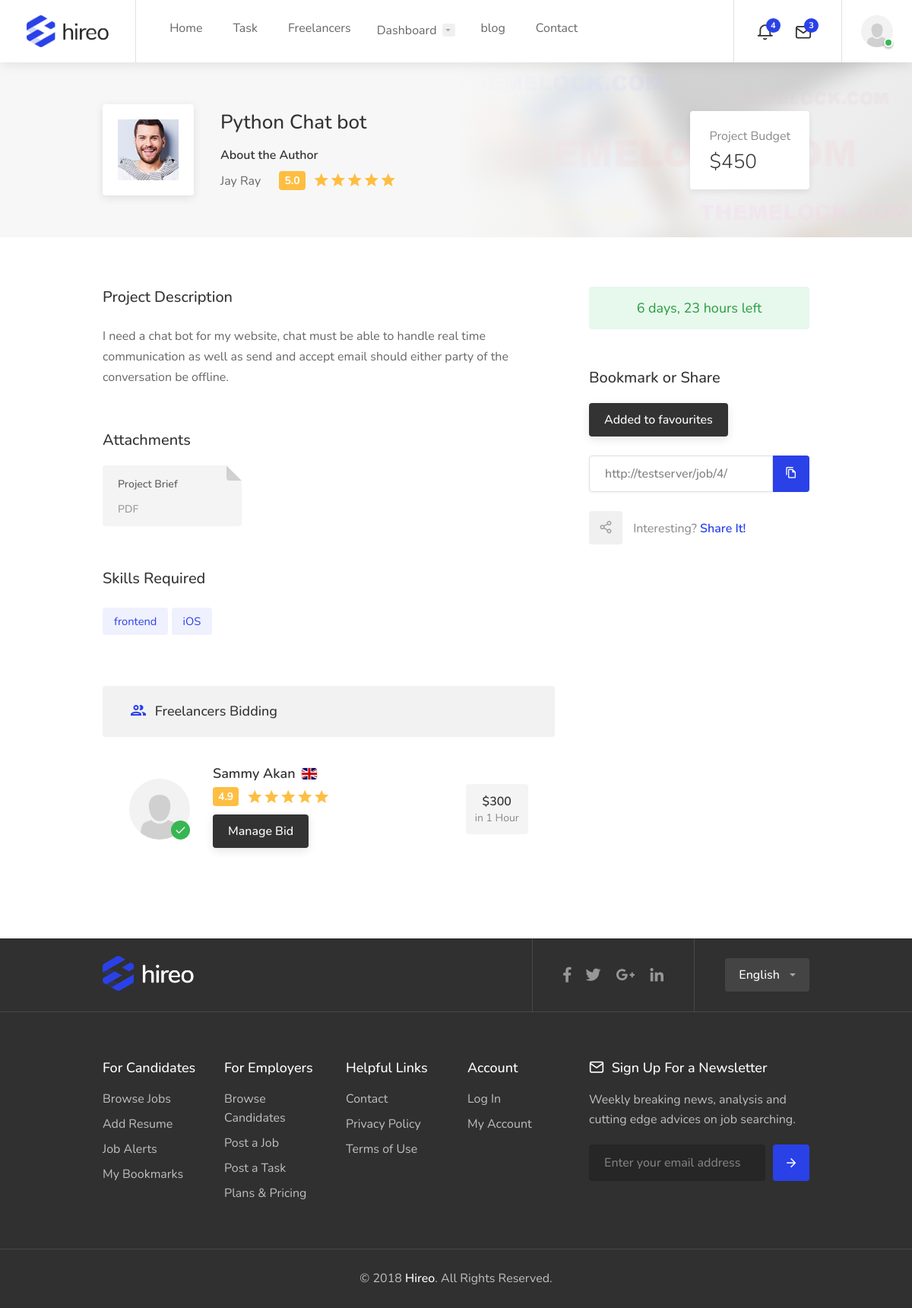
Page /job/4/ (signed in) on the earlier database version.
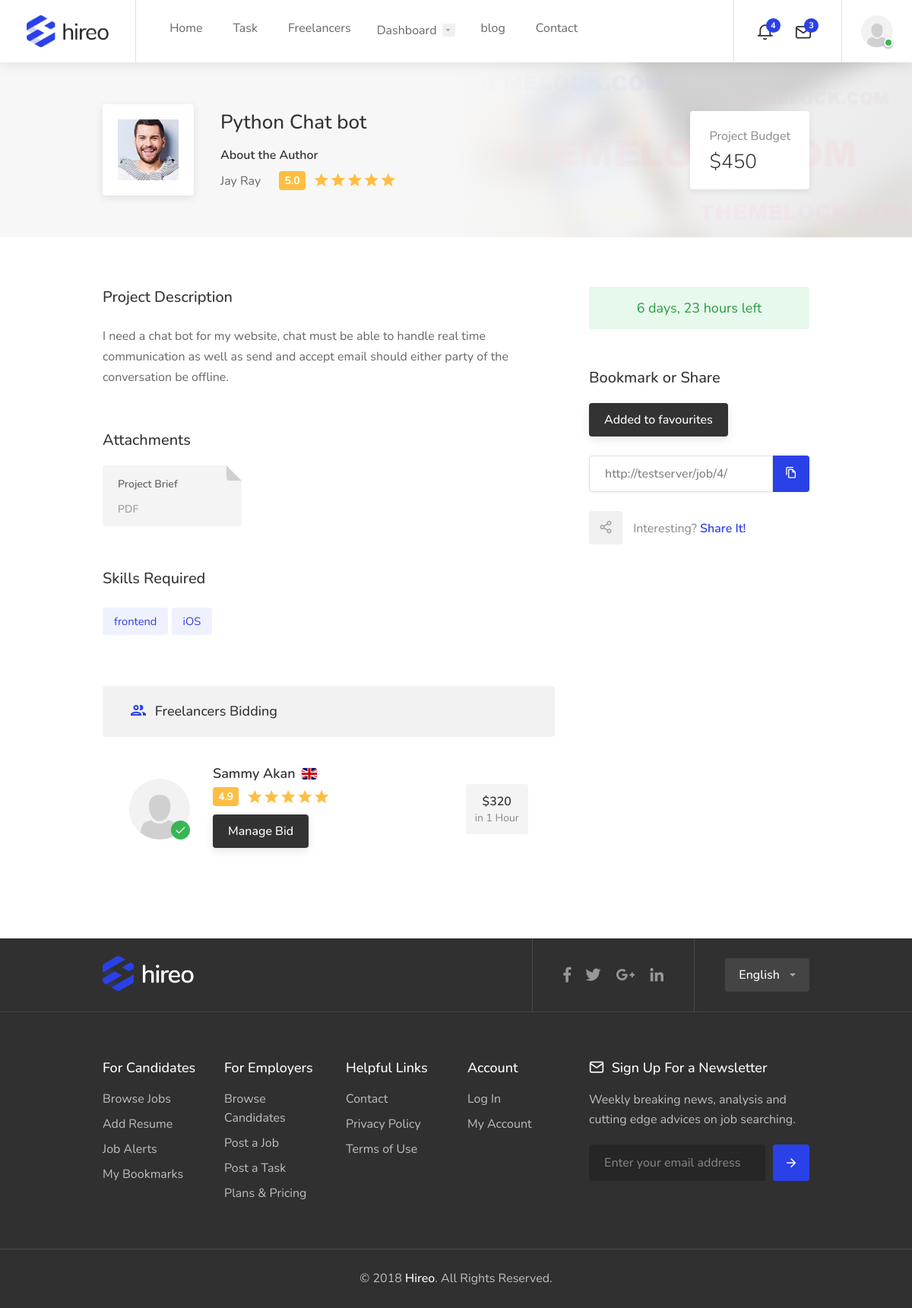
Same page on the later database version.
### user/models.py (models this page shows, shortened)
class Profile(models.Model):
    user = models.OneToOneField(User, on_delete=models.CASCADE)
    image = models.ImageField(default = 'default.png', upload_to='profile_pics')
    tagline = models.CharField(max_length=200,  default='Enter your tagline here')
    bio = models.CharField(max_length=1000, default='Enter your bio here')
    favourite = models.ManyToManyField(User, related_name='favorited_by', blank=True)

### job/models.py (models this page shows, shortened)
class Job(models.Model):
    author = models.ForeignKey(User, on_delete=models.CASCADE)
    title = models.CharField(max_length=200)
    job_type = models.ForeignKey(Type, on_delete=models.DO_NOTHING)
    job_category = models.ForeignKey(Category, on_delete=models.DO_NOTHING)
    cost = models.IntegerField(default=100)
    skill = models.ManyToManyField(Skill, blank=True)
    date_created = models.DateTimeField(default=timezone.now)
    description = models.CharField(max_length=10000)
    favourite = models.ManyToManyField(User, related_name='fav_task', blank=True)

class Skill(models.Model):
    title = models.CharField(max_length=100)
    def __str__(self):
        return self.title

class Bid(models.Model):
    job = models.ForeignKey(Job, on_delete=models.CASCADE)
    user = models.ForeignKey(User, on_delete=models.CASCADE)
    Amount = models.CharField(max_length=100)
    time = models.IntegerField(default=1)
    denom = models.ForeignKey(denom, on_delete=models.DO_NOTHING)
    status = models.BooleanField(default=False)

class denom(models.Model):
    title = models.CharField(max_length=100)
    def __str__(self):
        return self.title

### job/views.py (the view, shortened to what this page needs)
# urls.py: path('job/<int:pk>/', JobDetail, name='job-detail'),
@login_required
def JobDetail(request, pk):
    task = Job.objects.get(pk=pk)
    bid = Bid.objects.filter(job=task)
    b_form = BidForm()
    context = {
        'task':task,
        'bids':bid,
        'b_form':b_form
    }
    return render(request,'job/job_detail.html', context)

### job/forms.py
class BidForm(forms.ModelForm):
    class Meta:
        model = Bid
        fields = ['Amount','time', 'denom']

### job/templates/job/job_detail.html (shortened to what this page needs)
{% extends 'job/base.html' %}
{% load crispy_forms_tags %}
{% block content %}
<div class="single-page-header" data-background-image="images/single-task.jpg">
	<div class="container">
		<div class="row">
			<div class="col-md-12">
				<div class="single-page-header-inner">
					<div class="left-side">
						<div class="header-image"><a href="single-company-profile.html"><img src="{{ task.author.profile.image.url }}" alt=""></a></div>
						<div class="header-details">
							<h3>{{ task.title }}</h3>
							<h5>About the Author </h5>
							<ul>
								<li><a href="single-company-profile.html"> {{ task.author.first_name }} {{ task.author.last_name }} </a></li>
								<li><div class="star-rating" data-rating="5.0"></div></li>
							</ul>
						</div>
					</div>
					<div class="right-side">
						<div class="salary-box">
							<div class="salary-type">Project Budget</div>
							<div class="salary-amount">${{ task.cost }}</div>
						</div>
					</div>
				</div>
			</div>
		</div>
	</div>
</div>
<div class="container">
	<div class="row">
		<div class="col-xl-8 col-lg-8 content-right-offset">
			<div class="single-page-section">
				<h3 class="margin-bottom-25">Project Description</h3>
				<p>{{ task.description }}</p>
			</div>
			<div class="single-page-section">
				<h3>Attachments</h3>
				<div class="attachments-container">
					<a href="#" class="attachment-box ripple-effect"><span>Project Brief</span><i>PDF</i></a>
				</div>
			</div>
			<div class="single-page-section">
				<h3>Skills Required</h3>
				<div class="task-tags">
                    {% for skill in task.skill.all %}
					<span>{{ skill }}</span>
					{% endfor %}
				</div>
			</div>
			<div class="boxed-list margin-bottom-60">
				<div class="boxed-list-headline">
					<h3> Freelancers Bidding</h3>
				</div>
				<ul class="boxed-list-ul">
					{% for bid in bids %}
					<li>
						<div class="bid">
							<div class="bids-avatar">
								<div class="freelancer-avatar">
									<div class="verified-badge"></div>
									<a href="single-freelancer-profile.html"><img src="{{ bid.user.profile.image.url }}" alt=""></a>
								</div>
							</div>
							<div class="bids-content">
								<div class="freelancer-name">
									<h4><a href="single-freelancer-profile.html">{{ bid.user.first_name}} {{ bid.user.last_name }} <img class="flag" src="images/flags/gb.svg" alt="" title="United Kingdom" data-tippy-placement="top"></a></h4>
									{% if bid.user == user %}
									<a href="{% url 'bid_update' bid.id %}"  class="button dark ripple-effect margin-top-10">Manage Bid</a>
									{% endif %}
								</div>
							</div>
							<div class="bids-bid">
								<div class="bid-rate">
									<div class="rate">${{ bid.Amount }}</div>
									<span>in {{ bid.time }} {{ bid.denom }}</span>
								</div>
							</div>
						</div>
					</li>
					{% endfor %}
				</ul>
			</div>
		</div>
		<div class="col-xl-4 col-lg-4">
			<div class="sidebar-container">
				<div class="countdown green margin-bottom-35">6 days, 23 hours left</div>
				<div class="sidebar-widget">
					<h3>Bookmark or Share</h3>
					<form method="post">
						<div class="buttons has-addons">
						{% if user in task.favourite.all %}
							<button class="button dark ripple-effect margin-bottom-25" name="bookmark" value="bookmarked">
								Added to favourites
							</button>
						{% else %}
							<button class="button ripple-effect margin-bottom-25" name="bookmark" value="bookmark">
								Add to favourites
							</button>
						{% endif %}
						</div>
					</form>
					<div class="copy-url">
						<input id="copy-url" type="text" value="" class="with-border">
						<button class="copy-url-button ripple-effect" data-clipboard-target="#copy-url" title="Copy to Clipboard" data-tippy-placement="top"><i class="icon-material-outline-file-copy"></i></button>
					</div>
					<div class="share-buttons margin-top-25">
						<div class="share-buttons-trigger"><i class="icon-feather-share-2"></i></div>
						<div class="share-buttons-content">
							<span>Interesting? <strong>Share It!</strong></span>
						</div>
					</div>
				</div>
			</div>
		</div>
	</div>
</div>
{% endblock content %}

### job/templates/job/base.html (shortened to what this page needs)
{% load static %}
<!doctype html>
<html lang="en">
<head>
<link rel="stylesheet" href="{% static 'job/css/style.css' %}">
<link rel="stylesheet" href="{% static 'job/css/colors/blue.css' %}">
</head>
<div id="wrapper">
    <header id="header-container" class="fullwidth">
        <div id="header">
            <div class="container">
                <div class="left-side">
                    <div id="logo">
                        <a href="{% url 'job-home' %}"><img src="{% static 'job/images/logo.png' %}" alt=""></a>
                    </div>
                    <nav id="navigation">
                        <ul id="responsive">
                            <li><a href="{% url 'job-home' %}">Home</a>
                            </li>
                            <li><a href="{% url 'job-list' %}">Task</a></li>
                            <li><a href="{% url 'freelancer' %}">Freelancers</a></li>
                            {% if user.is_authenticated %}
						<li><a href="#">Dashboard</a>
						</li>
                        {% endif %}
                        <li><a href="#">blog</a></li>
                        <li><a href="#">Contact</a></li>
                        </ul>
                    </nav>
                </div>
            {% if user.is_authenticated %}
			<div class="right-side">
				<div class="header-widget hide-on-mobile">
					<div class="header-notifications">
						<div class="header-notifications-trigger">
							<a href="#"><i class="icon-feather-bell"></i><span>4</span></a>
						</div>
					</div>
					<div class="header-notifications">
						<div class="header-notifications-trigger">
							<a href="#"><i class="icon-feather-mail"></i><span>3</span></a>
						</div>
					</div>
				</div>
				<div class="header-widget">
					<div class="header-notifications user-menu">
						<div class="header-notifications-trigger">
							<a href="#"><div class="user-avatar status-online"><img src="{{ user.profile.image.url }}" alt=""></div></a>
						</div>
					</div>
				</div>
			</div>
            {% endif %}
            </div>
        </div>
    </header>
    {% block content %}
    {% endblock content %}
<div id="footer">
	<div class="footer-top-section">
		<div class="container">
			<div class="row">
				<div class="col-xl-12">
					<div class="footer-rows-container">
						<div class="footer-rows-left">
							<div class="footer-row">
								<div class="footer-row-inner footer-logo">
									<img src="{% static 'job/images/logo2.png' %}" alt="">
								</div>
							</div>
						</div>
						<div class="footer-rows-right">
							<div class="footer-row">
								<div class="footer-row-inner">
									<ul class="footer-social-links">
										<li>
											<a href="#" title="Facebook" data-tippy-placement="bottom" data-tippy-theme="light">
												<i class="icon-brand-facebook-f"></i>
											</a>
										</li>
										<li>
											<a href="#" title="Twitter" data-tippy-placement="bottom" data-tippy-theme="light">
												<i class="icon-brand-twitter"></i>
											</a>
										</li>
										<li>
											<a href="#" title="Google Plus" data-tippy-placement="bottom" data-tippy-theme="light">
												<i class="icon-brand-google-plus-g"></i>
											</a>
										</li>
										<li>
											<a href="#" title="LinkedIn" data-tippy-placement="bottom" data-tippy-theme="light">
												<i class="icon-brand-linkedin-in"></i>
											</a>
										</li>
									</ul>
									<div class="clearfix"></div>
								</div>
							</div>
							<div class="footer-row">
								<div class="footer-row-inner">
									<select class="selectpicker language-switcher" data-selected-text-format="count" data-size="5">
										<option selected>English</option>
									</select>
								</div>
							</div>
						</div>
					</div>
				</div>
			</div>
		</div>
	</div>
	<div class="footer-middle-section">
		<div class="container">
			<div class="row">
				<div class="col-xl-2 col-lg-2 col-md-3">
					<div class="footer-links">
						<h3>For Candidates</h3>
						<ul>
							<li><a href="#"><span>Browse Jobs</span></a></li>
							<li><a href="#"><span>Add Resume</span></a></li>
							<li><a href="#"><span>Job Alerts</span></a></li>
							<li><a href="#"><span>My Bookmarks</span></a></li>
						</ul>
					</div>
				</div>
				<div class="col-xl-2 col-lg-2 col-md-3">
					<div class="footer-links">
						<h3>For Employers</h3>
						<ul>
							<li><a href="#"><span>Browse Candidates</span></a></li>
							<li><a href="#"><span>Post a Job</span></a></li>
							<li><a href="#"><span>Post a Task</span></a></li>
							<li><a href="#"><span>Plans & Pricing</span></a></li>
						</ul>
					</div>
				</div>
				<div class="col-xl-2 col-lg-2 col-md-3">
					<div class="footer-links">
						<h3>Helpful Links</h3>
						<ul>
							<li><a href="#"><span>Contact</span></a></li>
							<li><a href="#"><span>Privacy Policy</span></a></li>
							<li><a href="#"><span>Terms of Use</span></a></li>
						</ul>
					</div>
				</div>
				<div class="col-xl-2 col-lg-2 col-md-3">
					<div class="footer-links">
						<h3>Account</h3>
						<ul>
							<li><a href="#"><span>Log In</span></a></li>
							<li><a href="#"><span>My Account</span></a></li>
						</ul>
					</div>
				</div>
				<div class="col-xl-4 col-lg-4 col-md-12">
					<h3><i class="icon-feather-mail"></i> Sign Up For a Newsletter</h3>
					<p>Weekly breaking news, analysis and cutting edge advices on job searching.</p>
					<form action="#" method="get" class="newsletter">
						<input type="text" name="fname" placeholder="Enter your email address">
						<button type="submit"><i class="icon-feather-arrow-right"></i></button>
					</form>
				</div>
			</div>
		</div>
	</div>
	<div class="footer-bottom-section">
		<div class="container">
			<div class="row">
				<div class="col-xl-12">
					© 2018 <strong>Hireo</strong>. All Rights Reserved.
				</div>
			</div>
		</div>
	</div>
</div>
</div>
</body>
</html>

### job/static/job/css/colors/blue.css (style rules this page uses)
a, .header-widget .log-in-button:hover i, .notification-text span.color, .header-notifications-content .notification-text span.color, ul.user-menu-small-nav li a:hover, ul.user-menu-small-nav li a:hover i, #navigation ul li:hover a:after, #navigation ul li a.current, #navigation ul li a.current:after, #navigation ul li:hover a, #breadcrumbs ul li a:hover, #breadcrumbs.white ul li a:hover, .single-page-header .header-details li a:hover, .blog-post-content h3 a:hover, #posts-nav li a:hover, .task-tags span, .freelancer-detail-item a:hover, .list-4 li:before, .list-3 li:before, .list-2 li:before, .list-1 li:before, .share-buttons-content span strong, .keyword, .banner-headline strong.color, .category-box-icon, .recommended .pricing-plan-label, .recommended .pricing-plan-label strong, .boxed-widget.summary li.total-costs span, .testimonial-box:before, .single-counter h3, .popup-tabs-nav li.active a, .dialog-with-tabs .forgot-password:hover, .dropdown-menu > li > a:hover, .dropdown-menu > .active > a, .dropdown-menu > .active > a:hover, .bootstrap-select .dropdown-menu li.selected a span.check-mark:before, .bootstrap-select .dropdown-menu li.selected:hover a span.check-mark:before, .boxed-list-headline h3 i, .boxed-list-item .item-details .detail-item a:hover, .job-overview .job-overview-inner ul li i, .dashboard-nav ul:before, .dashboard-nav ul li.active-submenu a i, .dashboard-nav ul li.active a i, .dashboard-nav ul li:hover a i, .dashboard-nav ul li.active-submenu a, .dashboard-nav ul li:hover a, .dashboard-nav ul li.active a, .dashboard-nav ul li.active-submenu a:after, .dashboard-nav ul li.active a:after, .dashboard-nav ul li:hover a:after, .dashboard-box .headline h3 i, .help-icon, .header-widget .log-in-button:hover, .header-widget .log-in-button:hover i { color:#2a41e8; }
#backtotop a, .header-notifications-trigger span, a.header-notifications-button, #navigation ul ul.dropdown-nav ul.dropdown-nav li:hover a:after, #navigation ul ul.dropdown-nav li:hover a:after, .mm-menu em.mm-counter, .language-switcher.bootstrap-select.btn-group.open button, .language-switcher.bootstrap-select.btn-group button:hover, .footer-links ul li a span:before, .newsletter button, .pagination ul li a.current-page, a.blog-post-info:hover, #posts-nav li a:hover span, .comment-by a.reply:hover, .contact-address-headline:after, .enable-filters-button span, .enable-filters-button i, .job-listing.with-apply-button:hover .list-apply-button, .letters-list a.current, span.button, button.button, input[type="button"], input[type="submit"], a.button, .list-1 li:before, mark.color, table.basic-table th, .copy-url .copy-url-button, .keyword-input-container .keyword-input-button, .tags-container input[type="checkbox"]:checked + label, input:checked + .switch-button, .radio input[type="radio"] + label .radio-label:after, .uploadButton .uploadButton-button:hover, .pricing-plan .button:hover, .pricing-plan.recommended .button, .pricing-plan .recommended-badge, .payment-tab-trigger > input:checked ~ label::after, .breathing-icon, .icon-box-check, .testimonial-author span, .qtyInc:hover, .qtyDec:hover, #sign-in-dialog .mfp-close:hover, #small-dialog-1 .mfp-close:hover, #small-dialog-2 .mfp-close:hover, #small-dialog-3 .mfp-close:hover, #small-dialog-4 .mfp-close:hover, #small-dialog .mfp-close:hover, .slider-selection, .cluster-visible, .marker-container, .custom-zoom-in:hover, .custom-zoom-out:hover, #geoLocation:hover, #streetView:hover, #scrollEnabling:hover, #scrollEnabling.enabled, a.apply-now-button, a.attachment-box:hover, .freelancer-indicators .indicator-bar span, .dashboard-nav ul li span.nav-tag, .dashboard-box .button.dark:not(.ico):hover, .messages-inbox ul li:before, .message-by h5 i, .message-bubble.me .message-text { background-color:#2a41e8; }
.task-tags span { background-color: rgba(42,65,232,.07); }
span.button, button.button, input[type="button"], input[type="submit"], a.button { box-shadow: 0 4px 12px rgba(42,65,232,0.15); }

Differences in the rows shown:
changed Bid "Sammy": Amount "300" → "320"
